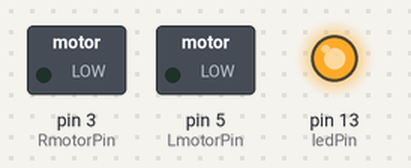
Simulated run of this sketch. Board: Arduino Uno, built with avr-gcc and run on an emulated ATmega328P. Shown: switched loads named in the sketch (green lamp = pin HIGH), output pins drawn as LEDs (lit = HIGH).

Above: at 0.05 s.
At 1.1 s:
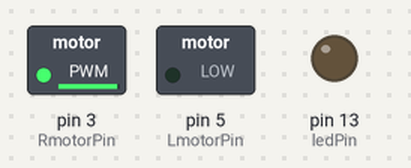
At 3.05 s:
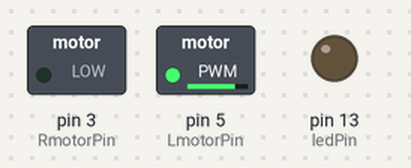
At 6.05 s:
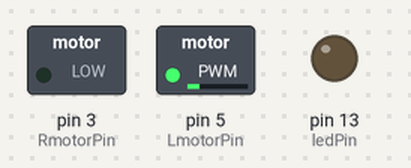
At 12.05 s:
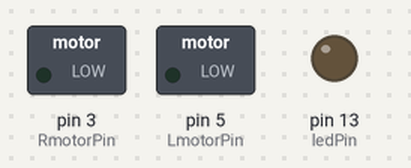
Timing chart, 0 to 15.7 s (numbered marks = the images above):
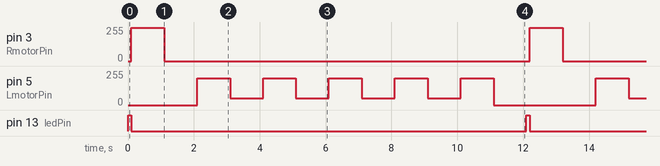

The sketch:

motor.ino
```cpp
// Blink
int ledPin = 13;
int RmotorPin = 3;
int LmotorPin = 5;
int MinSpeed = 200;

void setup(void) {
  pinMode(ledPin, OUTPUT);
  pinMode(RmotorPin, OUTPUT);
  pinMode(LmotorPin, OUTPUT);
  //Serial.begin(9600);
  //while ( ! Serial);
  //Serial.println("Speed 0 to 255");
}

void led(int time) {
  digitalWrite(ledPin, HIGH); delay(time);
  digitalWrite(ledPin, LOW);
}
void Lmotor(int speed) {
  analogWrite(LmotorPin, speed); delay(1000);
}
void Rmotor(int speed) {
  analogWrite(RmotorPin, speed); delay(1000);
}

void loop() {
  led(100);
  Rmotor(250);
  Rmotor(0);
  Lmotor(200);
  Lmotor(50);
  Lmotor(200);
  Lmotor(50);
  Lmotor(200);
  Lmotor(50);
  Lmotor(200);
  Lmotor(50);
  Lmotor(200);
  Lmotor(0);

  //if (Serial.available())
  // {
  //  int speed = Serial.parseInt();
  //  motor(speed);
  //}
}
```

Measured:
- by itself, pin 3 (RmotorPin): alternates 250/255 for 1.0 s and 0/255 for 11.1 s
- by itself, pin 5 (LmotorPin): repeats every 12.1 s: 4 × (50/255 1.0 s, 200/255 1.0 s), 0/255 3.1 s, 200/255 1.0 s
- by itself, pin 13 (ledPin): alternates HIGH for 0.10 s and LOW for 12.0 s
